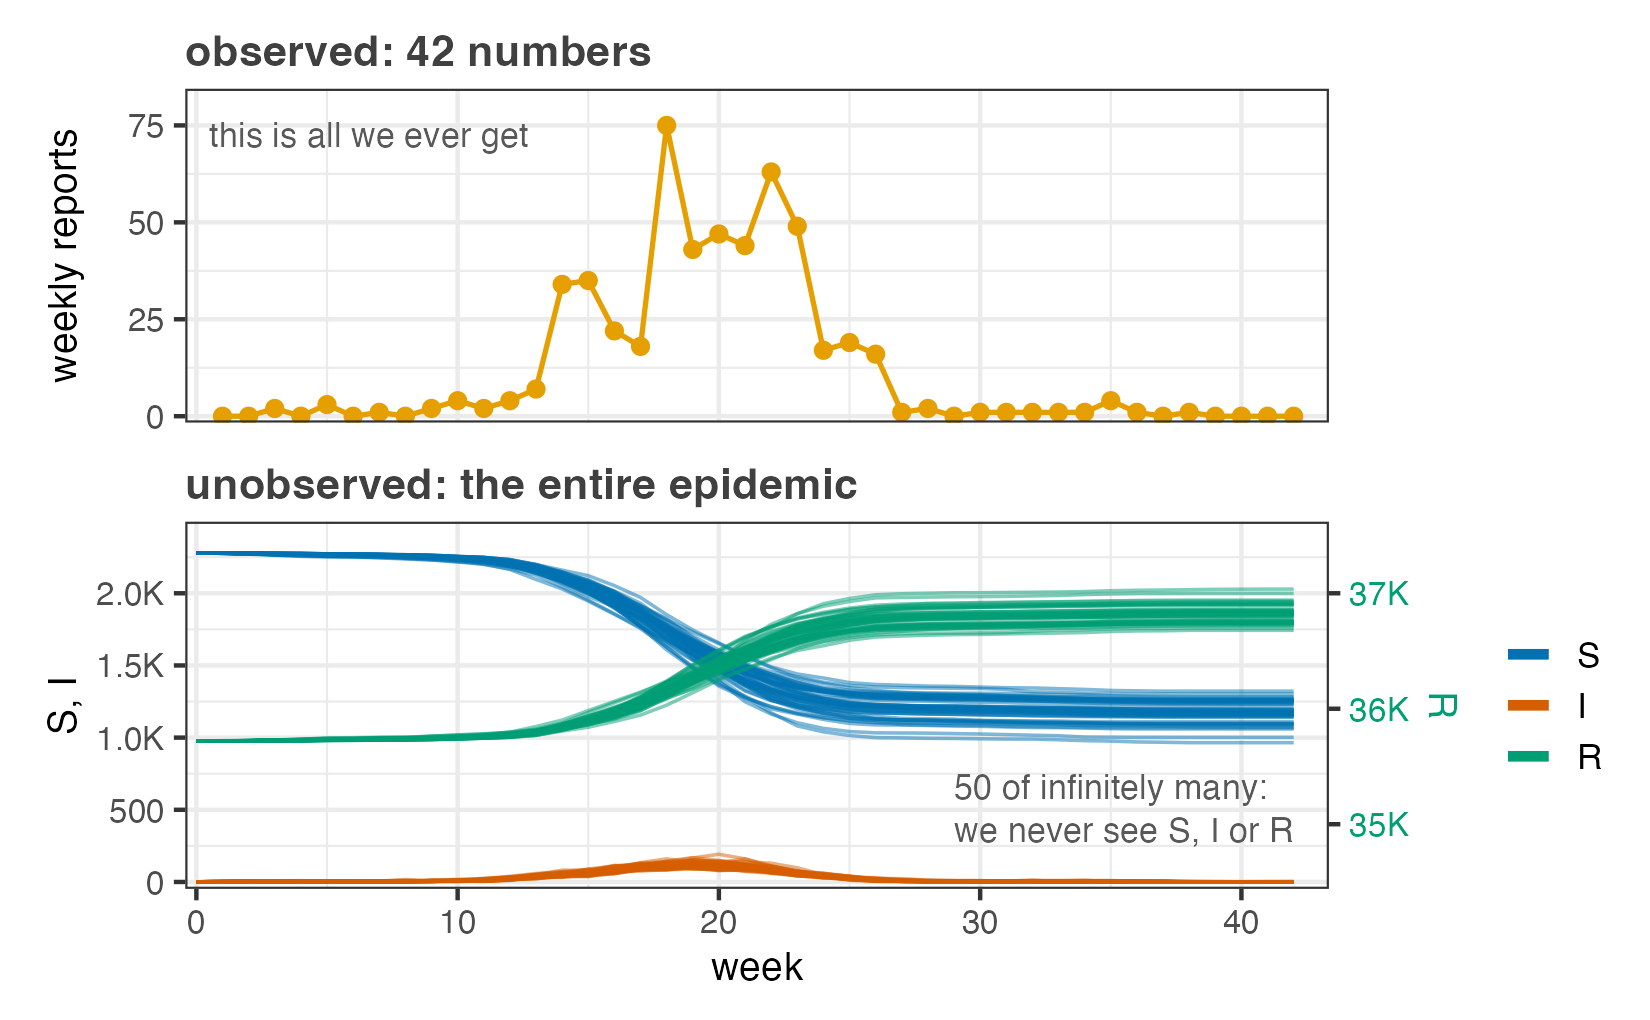

Write the R code that produced this figure.
## fig-data-vs-hidden.R ---------------------------------------------------
## A_likelihood_pfilter (Lecture A) -- the figure that REPLACES the joint-density
## factorization and the L(theta) = integral ... dx_{0:N} formula.
##
## TOP:    what we HAVE  -- the 42 weekly Consett measles reports (amber).
## BOTTOM: what we DON'T -- the full latent SIR state, 50 draws each, all three
##         compartments (S/I/R, coloured, alpha 0.5) on a sqrt y-scale so R
##         (~36k) does not crush S (~2k) and I (~150). We never see any of it.
##
## The talk: "The likelihood asks -- across every possible hidden epidemic,
##  how plausible are MY 42 numbers? That's the integral. We are not going to
##  write it down. We are going to compute it."
##
## Run from the project root (where 3_likelihood_pfilter.Rproj lives):
##   Rscript figures/fig-data-vs-hidden.R
## Reads : data/ (via scripts/model_measSIR.R), results/pfilter-grid1.rds
## Writes: figures/fig-data-vs-hidden.png
## Runtime: ~5 s.

library(tidyverse)
library(pomp)
library(patchwork)

source("scripts/model_measSIR.R")

## Okabe-Ito, fixed course meanings ---------------------------------------
amber <- "#E69F00"  # THE DATA, always
grey_latent <- "grey45"  # latent / unobserved states

## The latent paths are drawn at the MLE, taken straight from the cached
## 40x40 Beta-Gamma grid (Np=5000, 9 reps/cell -> 14400 rows) rather than
## hard-coded, so the figure tracks the cache. Rho, k, Eta and N are held
## fixed across that grid, so they carry through unchanged. This yields
## Beta=22.31, Gamma=1.049, loglik=-107.46.
grid <- readRDS("results/pfilter-grid1.rds")
stopifnot(sapply(grid[, c("Rho", "k", "Eta", "N")],
                 function(z) length(unique(z))) == 1)

mle_cell <- grid |>
  group_by(Beta, Gamma) |>
  summarise(loglik = logmeanexp(loglik), .groups = "drop") |>
  slice_max(loglik, n = 1)

mle <- c(Beta = mle_cell$Beta, Gamma = mle_cell$Gamma,
         Rho = grid$Rho[1], k = grid$k[1],
         Eta = grid$Eta[1], N = grid$N[1])

cat("MLE from grid: Beta =", signif(mle[["Beta"]], 6),
    " Gamma =", signif(mle[["Gamma"]], 6),
    " loglik =", round(mle_cell$loglik, 2), "\n")

n_traj <- 50
np <- 2000

## The data: 42 weekly reports ---------------------------------------------
dat <- as.data.frame(measSIR)   # week, reports

## The hidden epidemics ----------------------------------------------------
## Each pfilter run with filter.traj=TRUE returns ONE draw from the
## smoothing distribution -- i.e. one latent path that is consistent with the
## observed 42 numbers. 50 independent runs => 50 independent hidden
## epidemics, any of which could have produced this data. Unconditional
## simulate() is NOT used here on purpose: from I=1 most epidemics fizzle,
## which is the *next* figure's story (attempt 1 fails), not this one's.
set.seed(1350254336)

## filter_traj() leaves the time dimension unnamed, so build it from the
## pomp object: t0 (week 0) followed by the 42 observation times.
wk <- c(timezero(measSIR), time(measSIR))

traj <- map_dfr(seq_len(n_traj), function(i) {
  pf <- pfilter(measSIR, params = mle, Np = np, filter.traj = TRUE)
  ft <- filter_traj(pf)                       # [var, rep, time]
  stopifnot(dim(ft)[3] == length(wk))
  tibble(
    .id  = i,
    week = wk,
    S    = as.numeric(ft["S", 1, ]),
    I    = as.numeric(ft["I", 1, ]),
    R    = as.numeric(ft["R", 1, ])
  )
})

## ---- REAL NUMBERS (printed, and used in the report) ---------------------
peak_I    <- traj |> group_by(.id) |> summarise(pk = max(I), wk = week[which.max(I)])
n_obs     <- nrow(dat)
data_peak <- max(dat$reports)
data_peak_wk <- dat$week[which.max(dat$reports)]

cat("\n---- verified numbers ----\n")
cat("observations                :", n_obs, "\n")
cat("data peak                   :", data_peak, "reports at week", data_peak_wk, "\n")
cat("data total reports          :", sum(dat$reports), "\n")
cat("latent trajectories         :", n_traj, "(Np =", np, "each)\n")
cat("peak I, median              :", median(peak_I$pk), "\n")
cat("peak I, range               :", paste(range(peak_I$pk), collapse = " - "), "\n")
cat("peak I week, median         :", median(peak_I$wk), "\n")
cat("peak I week, range          :", paste(range(peak_I$wk), collapse = " - "), "\n")
cat("max I across all traj       :", max(traj$I), "\n")
cat("--------------------------\n\n")

## ---- panels -------------------------------------------------------------
base_txt <- theme(
  axis.text  = element_text(size = 8),
  axis.title = element_text(size = 9.5),
  plot.title = element_text(size = 10.5, face = "bold",
                            margin = margin(b = 3)),
  plot.margin = margin(3, 6, 2, 6)
)

xsc <- scale_x_continuous(limits = c(0, 42.5), breaks = seq(0, 40, 10),
                          expand = expansion(mult = c(0.01, 0.02)))

## The headline for each panel goes in the title, not inside the panel: at
## this size any in-panel banner collides with the data (top) or with the
## peak of the latent band (bottom).

## TOP: what we have. Solid, certain, real.
p_top <- ggplot(dat, aes(week, reports)) +
  geom_line(colour = amber, linewidth = 0.6) +
  geom_point(colour = amber, size = 1.5) +
  annotate("text", x = 0.5, y = 76, hjust = 0, vjust = 1,
           label = "this is all we ever get",
           colour = "grey35", size = 2.9) +
  xsc +
  scale_y_continuous(limits = c(0, 82), breaks = seq(0, 75, 25),
                     expand = expansion(mult = c(0.02, 0.03))) +
  labs(y = "weekly reports", title = "observed: 42 numbers") +
  theme_bw() + base_txt +
  ## Title is grey25 (10.4:1 on white), NOT amber: amber text is 2.25:1 and is
  ## unreadable from the back of the room. The amber data marks immediately
  ## below already carry the amber=data association; thick graphical marks and
  ## text are judged differently. Matches the bottom panel title.
  theme(plot.title = element_text(size = 10.5, face = "bold", colour = "grey25",
                                  margin = margin(b = 3)),
        axis.title.x = element_blank(),
        axis.text.x  = element_blank(),
        axis.ticks.x = element_blank())

## BOTTOM: what we don't have -- the full latent SIR state. TWO y-axes:
## S and I share the LEFT axis (0..~2.3k); R lives near 36k and is read off
## the RIGHT axis. R is linearly rescaled into left-axis coordinates for
## drawing, and sec_axis restores its true scale on the right.
comp_cols <- c(S = "#0072B2", I = "#D55E00", R = "#009E73")
green <- comp_cols[["R"]]

y1_max <- 2400                     # left axis: S and I
r_lo   <- 34500; r_hi <- 37500     # right axis: R
resc_R <- function(x) (x - r_lo) / (r_hi - r_lo) * y1_max

traj_long <- traj |>
  pivot_longer(c(S, I, R), names_to = "compartment", values_to = "count") |>
  mutate(compartment = factor(compartment, levels = c("S", "I", "R")),
         yval = if_else(compartment == "R", resc_R(count), count))
stopifnot(max(traj_long$yval) <= y1_max, min(traj_long$yval) >= 0)

p_bot <- ggplot(traj_long, aes(week, yval,
                               group = interaction(.id, compartment),
                               colour = compartment)) +
  geom_line(alpha = 0.5, linewidth = 0.4) +
  scale_colour_manual(values = comp_cols, name = NULL) +
  guides(colour = guide_legend(override.aes = list(alpha = 1, linewidth = 1.2))) +
  annotate("text", x = 29, y = 750, hjust = 0, vjust = 1,
           label = "50 of infinitely many:\nwe never see S, I or R",
           colour = "grey35", size = 2.9, lineheight = 1.05) +
  xsc +
  scale_y_continuous(
    name = "S, I",
    limits = c(0, y1_max),
    breaks = c(0, 500, 1000, 1500, 2000),
    labels = scales::label_number(scale_cut = scales::cut_short_scale()),
    sec.axis = sec_axis(~ . / y1_max * (r_hi - r_lo) + r_lo, name = "R",
                        breaks = c(35000, 36000, 37000),
                        labels = scales::label_number(
                          scale_cut = scales::cut_short_scale())),
    expand = expansion(mult = c(0.02, 0.04))) +
  labs(x = "week", title = "unobserved: the entire epidemic") +
  theme_bw() + base_txt +
  theme(plot.title = element_text(size = 10.5, face = "bold", colour = "grey25",
                                  margin = margin(b = 3)),
        axis.title.y.right = element_text(colour = green),
        axis.text.y.right  = element_text(colour = green),
        legend.position = "right",
        legend.key.size = unit(0.85, "lines"),
        legend.text = element_text(size = 8.5),
        legend.margin = margin(0, 0, 0, 0),
        ## keep this title off the baseline of the panel above it
        plot.margin = margin(9, 6, 2, 6))

fig <- p_top / p_bot + plot_layout(heights = c(1, 1.1))

ggsave("figures/fig-data-vs-hidden.png", fig,
       width = 5.5, height = 3.4, dpi = 300, bg = "white")

cat("wrote figures/fig-data-vs-hidden.png\n")
